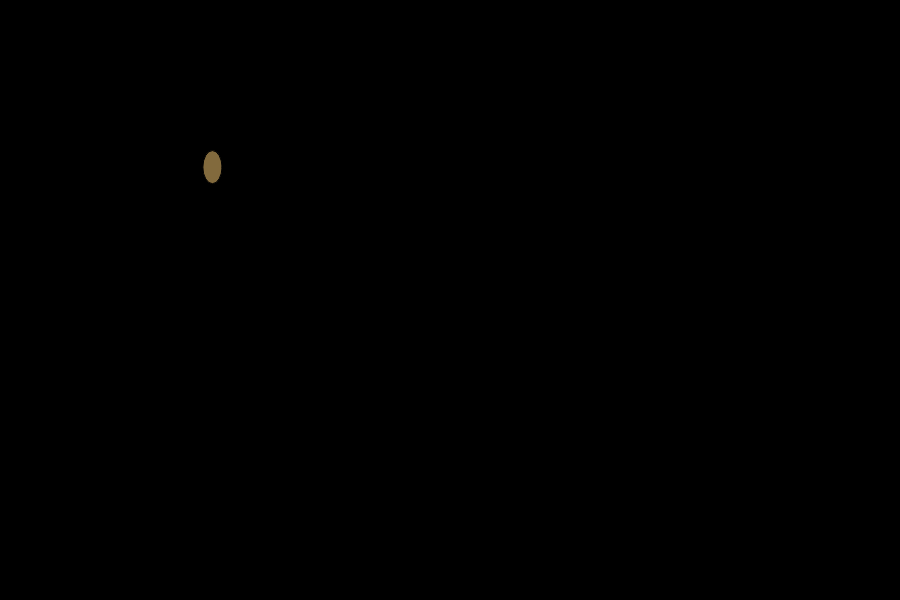
Frame 1 (no input)
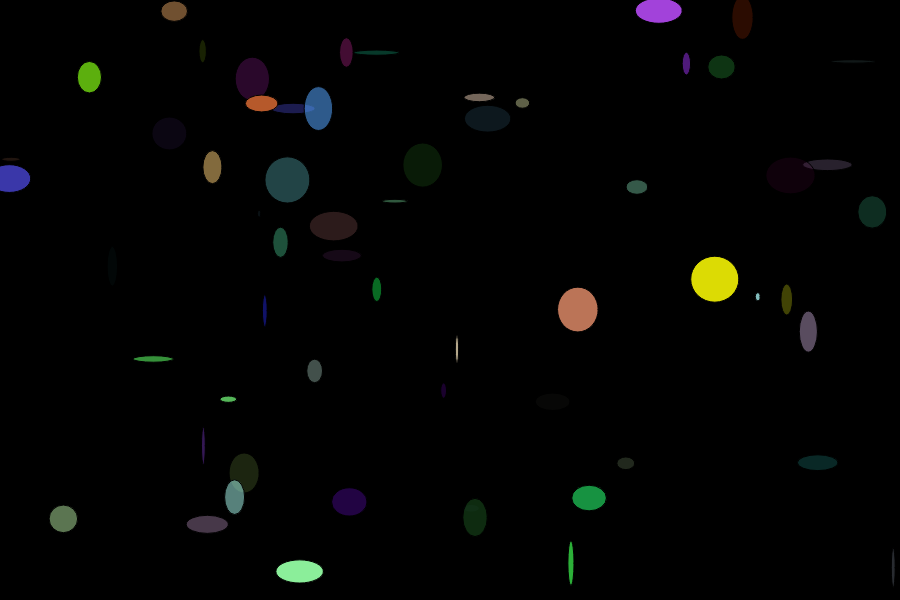
Frame 60 (no input)
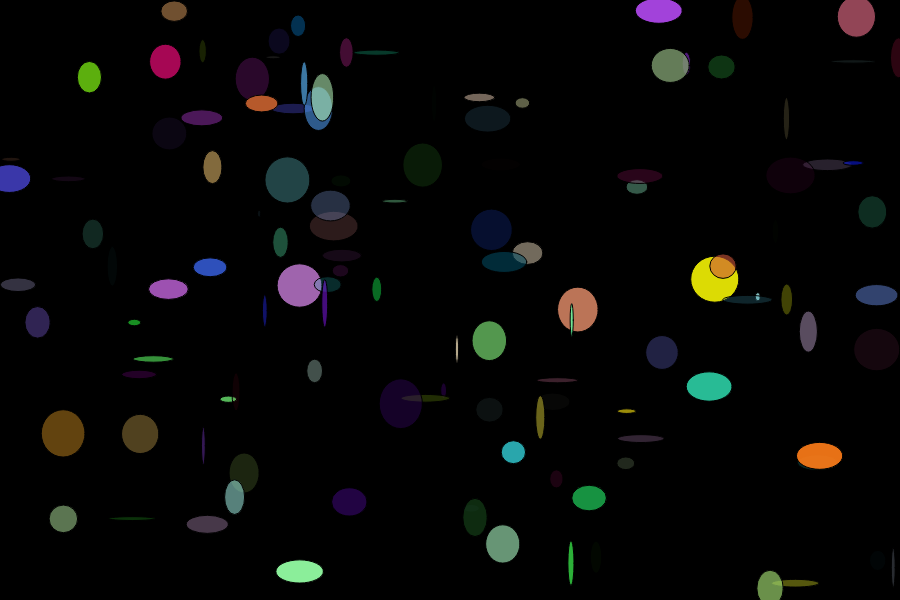
Frame 120 (the mouse pressed at the canvas centre since frame 60)

The p5.js sketch that drew these frames (run headless with seeded random() and noise() and a simulated clock; from frame 60 on, the mouse is pressed at the canvas centre):

// p5.js sketch
// ── sketch.js
/// <reference types="matter-js" />

function setup() {
    createCanvas(900, 600);
    background(0);
    // SET A FIXED 'RANDOM' number SEQUENCE
    randomSeed(0);
}

function draw() {
    var randomX = random(0,width);
    var randomY = random(0,height);

    noStroke;
    fill(random(255),random(255),random(255),random(255));
    ellipse(randomX, randomY, random(3,50), random(50,3));
   

}
